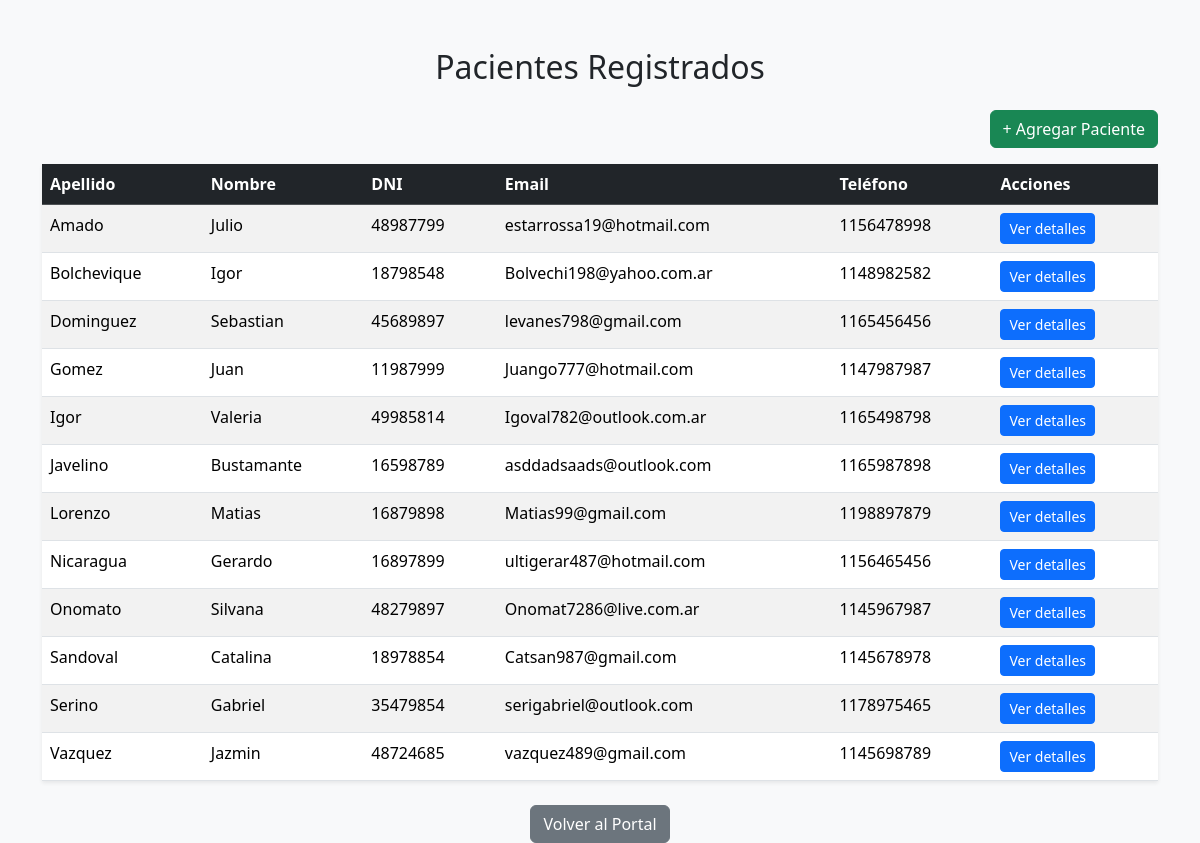
/pacientes/lista_pacientes/ (signed in), run on the app's committed database.
### pacientes/models.py (models this page shows, shortened)
class Paciente(models.Model):
    perfil_usuario = models.ForeignKey(
        'usuarios.PerfilUsuario',
        on_delete=models.CASCADE,
        related_name="pacientes_asociados"
    )
    nombre = models.CharField(max_length=100)
    apellido = models.CharField(max_length=100)
    dni = models.CharField(max_length=20)
    email = models.EmailField()
    telefono = models.CharField(max_length=30)
    fecha_nacimiento = models.DateField(null=True, blank=True)
    obra_social = models.CharField(max_length=100, null=True, blank=True)

### pacientes/views.py (the view)
# urls.py: path("lista_pacientes/", views.lista_pacientes, name="lista_pacientes"),
@login_required
def lista_pacientes(request):
    pacientes = Paciente.objects.all().order_by("apellido", "nombre")
    return render(request, "pacientes/lista_pacientes.html", {
        "pacientes": pacientes
    })

### pacientes/context_processors.py (called while the page is built)
def paciente_context(request):
    paciente = None
    paciente_id = None
    try:
        perfil = request.user.perfil
        if perfil and hasattr(perfil, "pacientes"):
            paciente_id = request.session.get("paciente_id")
            if paciente_id:
                paciente = perfil.pacientes.filter(id=paciente_id).first()
    except:
        pass
    return {
        "paciente": paciente,
        "paciente_id": paciente_id,
    }

### pacientes/templates/pacientes/lista_pacientes.html (shortened to what this page needs)
{% load static %}
<!DOCTYPE html>
<html>
<head>
    <link href="https://cdn.jsdelivr.net/npm/bootstrap@5.3.3/dist/css/bootstrap.min.css" rel="stylesheet">
</head>
<body class="bg-light">
<div class="container mt-5">
    <h2 class="text-center mb-4">Pacientes Registrados</h2>
    <div class="text-end mb-3">
        <a href="{% url 'pacientes:crear_paciente' %}" class="btn btn-success">
            + Agregar Paciente
        </a>
    </div>
    {% if pacientes %}
        <table class="table table-striped table-hover shadow-sm">
            <thead class="table-dark">
                <tr>
                    <th>Apellido</th>
                    <th>Nombre</th>
                    <th>DNI</th>
                    <th>Email</th>
                    <th>Teléfono</th>
                    <th>Acciones</th>
                </tr>
            </thead>
            <tbody>
                {% for paciente in pacientes %}
                <tr>
                    <td>{{ paciente.apellido }}</td>
                    <td>{{ paciente.nombre }}</td>
                    <td>{{ paciente.dni }}</td>
                    <td>{{ paciente.email }}</td>
                    <td>{{ paciente.telefono }}</td>
                    <td>
                        <a href="{% url 'pacientes:paciente_detalle' paciente.id %}" class="btn btn-sm btn-primary">
                            Ver detalles
                        </a>
                    </td>
                </tr>
                {% endfor %}
            </tbody>
        </table>
    {% else %}
        <div class="alert alert-info text-center">
            No hay pacientes registrados.
        </div>
    {% endif %}
    <div class="text-center mt-4">
        <a href="{% url 'usuarios:perfil' %}" class="btn btn-secondary">
            Volver al Portal
        </a>
    </div>
</div>
</body>
</html>

### data on the page
Paciente: apellido "Amado", nombre "Julio", dni "48987799", email "estarrossa19@hotmail.com", telefono "1156478998"
Paciente: apellido "Bolchevique", nombre "Igor", dni "18798548", email "Bolvechi198@yahoo.com.ar", telefono "1148982582"
Paciente: apellido "Dominguez", nombre "Sebastian", dni "45689897", email "levanes798@gmail.com", telefono "1165456456"
Paciente: apellido "Gomez", nombre "Juan", dni "11987999", email "Juango777@hotmail.com", telefono "1147987987"
Paciente: apellido "Igor", nombre "Valeria", dni "49985814", email "Igoval782@outlook.com.ar", telefono "1165498798"
Paciente: apellido "Javelino", nombre "Bustamante", dni "16598789", email "asddadsaads@outlook.com", telefono "1165987898"
Paciente: apellido "Lorenzo", nombre "Matias", dni "16879898", email "Matias99@gmail.com", telefono "1198897879"
Paciente: apellido "Nicaragua", nombre "Gerardo", dni "16897899", email "ultigerar487@hotmail.com", telefono "1156465456"
Paciente: apellido "Onomato", nombre "Silvana", dni "48279897", email "Onomat7286@live.com.ar", telefono "1145967987"
Paciente: apellido "Sandoval", nombre "Catalina", dni "18978854", email "Catsan987@gmail.com", telefono "1145678978"
Paciente: apellido "Serino", nombre "Gabriel", dni "35479854", email "serigabriel@outlook.com", telefono "1178975465"
Paciente: apellido "Vazquez", nombre "Jazmin", dni "48724685", email "vazquez489@gmail.com", telefono "1145698789"
